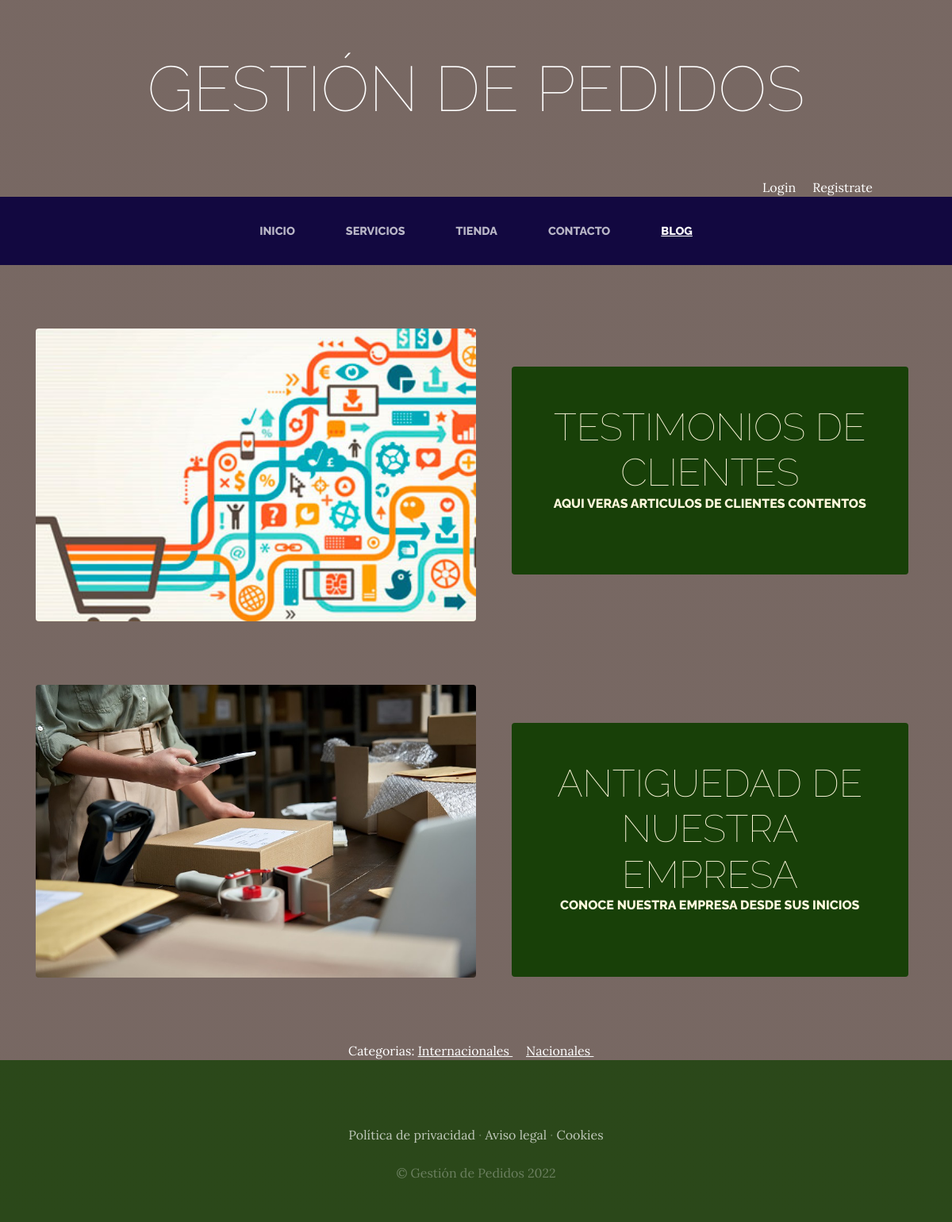
Screenshot of /blog/ with the database file from the repository.
### blog/models.py (models this page shows, shortened)
class Post(models.Model):
    titulo=models.CharField(max_length=50)
    contenido=models.CharField(max_length=50)
    imagen=models.ImageField(upload_to='blog', null=True, blank=True)
    autor=models.ForeignKey(User, on_delete=models.CASCADE)
    categorias=models.ManyToManyField(Categoria)
    created=models.DateTimeField(auto_now_add=True)
    updated=models.DateTimeField(auto_now_add=True)
    class Meta:
        verbose_name="post"
        verbose_name_plural="posts"

class Categoria(models.Model):
    nombre=models.CharField(max_length=50)
    created=models.DateTimeField(auto_now_add=True)
    updated=models.DateTimeField(auto_now_add=True)
    class Meta:
        verbose_name="categoria"
        verbose_name_plural="categorias"

### blog/views.py (the view)
# urls.py: 2. Add a URL to urlpatterns:  path('blog/', include('blog.urls'))
def blog(request):
    posts=Post.objects.all()
    return render(request, 'blog/blog.html', {"posts": posts})

### carrito/context_processor.py (called while the page is built)
def importe_total_carrito(request):
    total=0
    if request.user.is_authenticated:
        for key, value in request.session["carrito"].items():
            total=total+float(value["precio"])
    else:
        total="Debes realizar login para ver el total"
    return {"importe_total_carrito":total}

### blog/templates/blog/blog.html
{% extends "tienda_web_app/base.html" %}
{%  load static %}
{% block content %}
    {% for post in posts %}
    <section class="page-section clearfix">
        <div class="container">
          <div class="intro">
            <img class="intro-img img-fluid mb-3 mb-lg-0 rounded" src="{{post.imagen.url}}" alt="" style="width: 50%;">
            <div class="intro-text left-0 text-center bg-faded p-5 rounded">
              <h2 class="section-heading mb-4" >
                <span class="section-heading-lower">{{post.titulo}}</span>
                <span class="section-heading-upper">{{post.contenido}}</span>
              </h2>
            </div>
          </div>
        </div>
      </section>
    {% endfor %}
    <section>
      <div style="width:75%; margin: auto; text-align: center; color: white;">
        Categorias:
        {% for post in posts %}
          {% for categoria in post.categorias.all %}
            <a href="{% url 'categoria' categoria.id %}" class="linksCategorias">{{categoria.nombre}} </a>&nbsp;&nbsp;&nbsp;
          {% endfor %}
        {% endfor %}
      </div>
    </section>
{% endblock %}

### Tienda_web_app/static/tienda_web_app/css/gestion.css (style rules this page uses)
body { font-family: 'Lora'; background: linear-gradient(rgba(47, 23, 15, 0.65), rgba(47, 23, 15, 0.65)), url("Tienda_web_app/img/delivery.jpg"); background-attachment: fixed; background-position: center; background-size: cover; }
h1, h2, h3, h4, h5, h6 { font-family: 'Raleway'; }
.page-section { margin-top: 5rem; margin-bottom: 5rem; }
.section-heading { text-transform: uppercase; }
.section-heading .section-heading-upper { display: block; font-size: 1rem; font-weight: 800; padding-bottom:.5rem; }
.section-heading .section-heading-lower { display: block; font-size: 3rem; font-weight: 100; }
.bg-faded { background-color: rgba(255, 255, 255, 0.85); }
.intro { position: relative; }
@media (min-width: 992px) { .intro .intro-img { width: 75%; float: left; } }
@media (min-width: 992px) { .intro .intro-text { left: 600; width: 60%; margin-top: 3rem; background-color: rgba(24, 64, 8); color: cornsilk; position: absolute; } }
@media (min-width: 1200px) { .intro .intro-text { width: 45%; } }
.linksCategorias { color: white !important; text-decoration: underline; }

### rows the page displays
Post: imagen (picture), titulo "TESTIMONIOS DE CLIENTES", contenido "AQUI VERAS ARTICULOS DE CLIENTES CONTENTOS"
Post: imagen (picture), titulo "ANTIGUEDAD DE NUESTRA EMPRESA", contenido "CONOCE NUESTRA EMPRESA DESDE SUS INICIOS"
Categoria: nombre "Internacionales"
Categoria: nombre "Nacionales"
